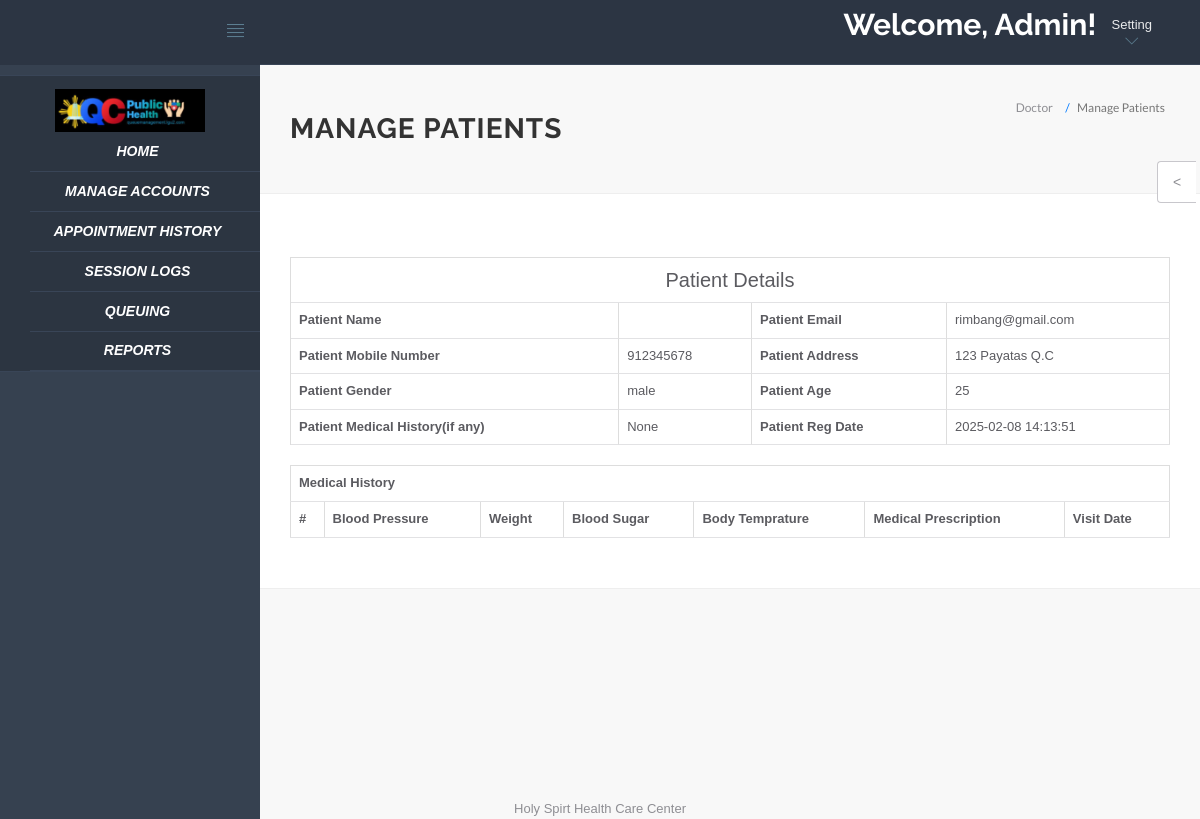
Screenshot of /hms/admin/view-patient.php?viewid=18 (signed in) with the database file from the repository.
### tables this page shows
CREATE TABLE `tblpatient` (
  `ID` int(10) NOT NULL,
  `Docid` int(10) DEFAULT NULL,
  `PatientLastname` varchar(200) DEFAULT NULL,
  `PatientFirstname` varchar(255) NOT NULL,
  `PatientMiddlename` varchar(255) NOT NULL,
  `PatientContno` bigint(10) DEFAULT NULL,
  `PatientEmail` varchar(200) DEFAULT NULL,
  `PatientGender` varchar(50) DEFAULT NULL,
  `PatientAdd` mediumtext DEFAULT NULL,
  `PatientAge` int(10) DEFAULT NULL,
  `PatientMedhis` mediumtext DEFAULT NULL,
  `service` varchar(255) NOT NULL DEFAULT 'Medical Checkup',
  `room` int(255) NOT NULL DEFAULT 0,
  `CreationDate` timestamp NULL DEFAULT current_timestamp(),
  `UpdationDate` timestamp NULL DEFAULT NULL ON UPDATE current_timestamp()
);

### hms/admin/view-patient.php (the view, shortened to what this page needs)
<?php
include('include/config.php');
if(strlen($_SESSION['id']==0)) {
 header('location:logout.php');
  } else{
?>
<!DOCTYPE html>
<html lang="en">
	<head>
		<link rel="stylesheet" href="vendor/bootstrap/css/bootstrap.min.css">
		<link rel="stylesheet" href="vendor/fontawesome/css/font-awesome.min.css">
		<link rel="stylesheet" href="vendor/themify-icons/themify-icons.min.css">
		<link href="vendor/animate.css/animate.min.css" rel="stylesheet" media="screen">
		<link href="vendor/perfect-scrollbar/perfect-scrollbar.min.css" rel="stylesheet" media="screen">
		<link href="vendor/switchery/switchery.min.css" rel="stylesheet" media="screen">
		<link href="vendor/bootstrap-touchspin/jquery.bootstrap-touchspin.min.css" rel="stylesheet" media="screen">
		<link href="vendor/select2/select2.min.css" rel="stylesheet" media="screen">
		<link href="vendor/bootstrap-datepicker/bootstrap-datepicker3.standalone.min.css" rel="stylesheet" media="screen">
		<link href="vendor/bootstrap-timepicker/bootstrap-timepicker.min.css" rel="stylesheet" media="screen">
		<link rel="stylesheet" href="assets/css/styles.css">
		<link rel="stylesheet" href="assets/css/plugins.css">
		<link rel="stylesheet" href="assets/css/themes/theme-1.css" id="skin_color" />
	</head>
	<body>
		<div id="app">
<?php include('include/sidebar.php');?>
<div class="app-content">
<?php include('include/header.php');?>
<div class="main-content" >
<div class="wrap-content container" id="container">
<section id="page-title">
<div class="row">
<div class="col-sm-8">
<h1 class="mainTitle"><strong>Manage Patients</strong></h1>
</div>
<ol class="breadcrumb">
<li>
<span>Doctor</span>
</li>
<li class="active">
<span>Manage Patients</span>
</li>
</ol>
</div>
</section>
<div class="container-fluid container-fullw bg-white">
<div class="row">
<div class="col-md-12">
<h5 class="over-title margin-bottom-15">&nbsp;</h5>
<?php
                               $vid=$_GET['viewid'];
                               $ret=mysqli_query($con,"select * from tblpatient where ID='$vid'");
while ($row=mysqli_fetch_array($ret)) {
                               ?>
<table border="1" class="table table-bordered">
 <tr align="center">
<td colspan="4" style="font-size:20px;color:blue">
 Patient Details</td></tr>
    <tr>
    <th scope>Patient Name</th>
    <td><?php  echo $row['PatientName'];?></td>
    <th scope>Patient Email</th>
    <td><?php  echo $row['PatientEmail'];?></td>
  </tr>
  <tr>
    <th scope>Patient Mobile Number</th>
    <td><?php  echo $row['PatientContno'];?></td>
    <th>Patient Address</th>
    <td><?php  echo $row['PatientAdd'];?></td>
  </tr>
    <tr>
    <th>Patient Gender</th>
    <td><?php  echo $row['PatientGender'];?></td>
    <th>Patient Age</th>
    <td><?php  echo $row['PatientAge'];?></td>
  </tr>
  <tr>
    <th>Patient Medical History(if any)</th>
    <td><?php  echo $row['PatientMedhis'];?></td>
     <th>Patient Reg Date</th>
    <td><?php  echo $row['CreationDate'];?></td>
  </tr>
<?php }?>
</table>
<table id="datatable" class="table table-bordered dt-responsive nowrap" style="border-collapse: collapse; border-spacing: 0; width: 100%;">
  <tr align="center">
   <th colspan="8" >Medical History</th>
  </tr>
  <tr>
    <th>#</th>
<th>Blood Pressure</th>
<th>Weight</th>
<th>Blood Sugar</th>
<th>Body Temprature</th>
<th>Medical Prescription</th>
<th>Visit Date</th>
</tr>
</table>
</div>
</div>
</div>
</div>
</div>
</div>
</div>
	<?php include('include/footer.php');?>
	<?php include('include/setting.php');?>
	</body>
</html>
<?php } ?>

### hms/admin/assets/css/themes/theme-1.css (style rules this page uses)
body { background: #FAFAFA; }

### hms/admin/assets/css/themes/theme-5.css (style rules this page uses)
body { background: #F8F8F8; }

### rows the page displays
tblpatient: PatientEmail "rimbang@gmail.com", PatientContno "912345678", PatientAdd "123 Payatas Q.C", PatientGender "male", PatientAge "25", PatientMedhis "None", CreationDate "2025-02-08 14:13:51"
